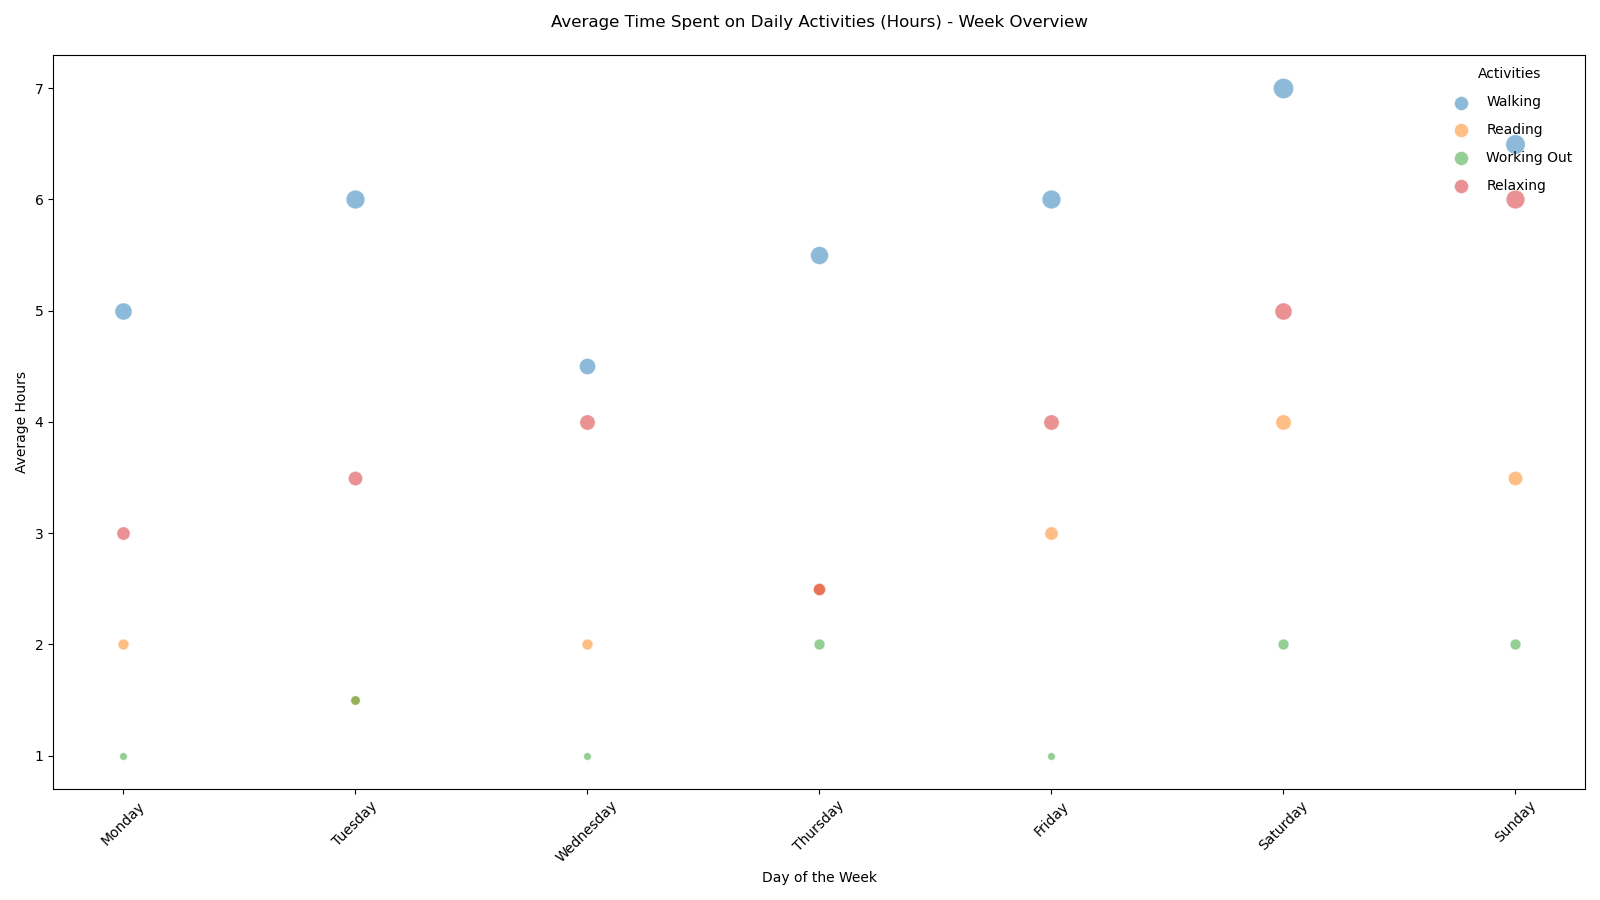

The Python source for this figure:

import matplotlib.pyplot as plt

# Data
days = ['Monday', 'Tuesday', 'Wednesday', 'Thursday', 'Friday', 'Saturday', 'Sunday']
walking = [5, 6, 4.5, 5.5, 6, 7, 6.5]        # Average hours spent on walking
reading = [2, 1.5, 2, 2.5, 3, 4, 3.5]        # Average hours spent on reading
working_out = [1, 1.5, 1, 2, 1, 2, 2]        # Average hours spent on working out
relaxing = [3, 3.5, 4, 2.5, 4, 5, 6]         # Average hours spent on relaxing

# Plot setting (adjusting width and height)
plt.figure(figsize=(16, 9))

# Bubble chart
for i in range(len(days)):
    plt.scatter(days[i], walking[i], s=walking[i]*30, alpha=0.5, color='#1f77b4', edgecolors='w', linewidth=0.5)
    plt.scatter(days[i], reading[i], s=reading[i]*30, alpha=0.5, color='#ff7f0e', edgecolors='w', linewidth=0.5)
    plt.scatter(days[i], working_out[i], s=working_out[i]*30, alpha=0.5, color='#2ca02c', edgecolors='w', linewidth=0.5)
    plt.scatter(days[i], relaxing[i], s=relaxing[i]*30, alpha=0.5, color='#d62728', edgecolors='w', linewidth=0.5)

# Customizing the plot
plt.title('Average Time Spent on Daily Activities (Hours) - Week Overview', pad=20)
plt.xlabel('Day of the Week')
plt.ylabel('Average Hours')
plt.xticks(rotation=45)

# Custom legend
for activity, color in zip(["Walking", "Reading", "Working Out", "Relaxing"], ['#1f77b4', '#ff7f0e', '#2ca02c', '#d62728']):
    plt.scatter([], [], alpha=0.5, s=100, label=activity, color=color, edgecolors='w', linewidth=0.5)
plt.legend(scatterpoints=1, frameon=False, labelspacing=1, loc='upper right', title="Activities")

plt.tight_layout()
plt.show()
